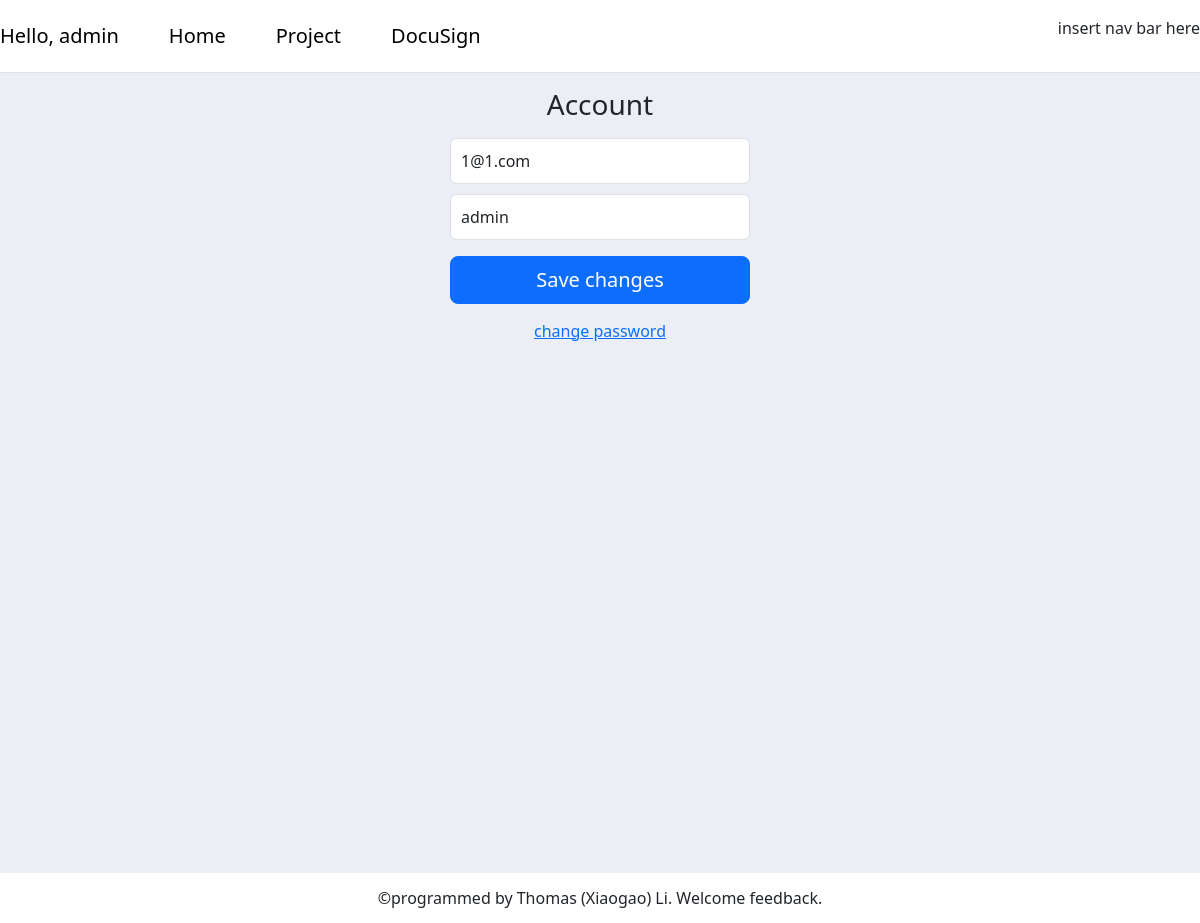
The app's page /account/ (signed in) with its own data.
### account/models.py (models this page shows, shortened)
class Account(AbstractBaseUser):
    email = models.EmailField(verbose_name="email", max_length=60, unique=True)
    username = models.CharField(max_length=30, unique=True)
    date_joined = models.DateTimeField(verbose_name='date joined', auto_now_add=True)
    last_login = models.DateTimeField(verbose_name='last login', auto_now_add=True)
    is_admin = models.BooleanField(default=False)
    is_active = models.BooleanField(default=True)
    is_staff = models.BooleanField(default=False)
    is_superuser = models.BooleanField(default=False)
    USERNAME_FIELD = 'email'
    REQUIRED_FIELDS = ['username', ]
    objects = MyAccountManager()

### account/views.py (the view)
# urls.py: path('account/', account_view, name='account'),
def account_view(request):
    if not request.user.is_authenticated:
        return redirect("login")
    context = {}
    if request.POST:
        form = AccountUpdateForm(request.POST, instance=request.user)
        if form.is_valid():
            form.initial = {
                "email": request.POST['email'],
                "username": request.POST['username'],
            }
            form.save()
            context['account_form'] = form
    else:
        form = AccountUpdateForm(
            initial={
                "email": request.user.email,
                "username": request.user.username,
            })
        context['account_form'] = form
    return render(request, 'a02_account/account.html', context)

### account/forms.py (shortened to what this page needs)
class AccountUpdateForm(forms.ModelForm):
    class Meta:
        model = Account
        fields = ('email', 'username')

### account/templates/a02_account/account.html (shortened to what this page needs)
{% extends 'base.html' %}
{% block content %}
<form class="form-signin" method="post">{% csrf_token %}
  <h1 class="h3 mb-3 font-weight-normal">Account</h1>
  <input type="email" name="email" id="inputEmail" class="form-control" placeholder="Email address" required autofocus value={{account_form.initial.email}}>
  <input type="text" name="username" id="inputUsername" class="form-control" placeholder="Username" required
  value="{{account_form.initial.username}}">
  <button class="btn btn-lg btn-primary w-100 btn-block" type="submit">Save changes</button>
</form>
<div class="d-flex flex-column">
    <a class="m-auto" href="{% url 'password_change' %}">change password</a>
</div>
{% endblock content %}

### templates/snippets/header.html (shortened to what this page needs)
<div id="navbar" class="d-flex flex-column flex-md-row align-items-center pb-3 mb-0 border-bottom">
    <a href="/" class="d-flex align-items-center link-body-emphasis text-decoration-none">
        {% if request.user.is_authenticated %}
        <span class="fs-5">Hello, {{request.user.username}}</span>
        {% else %}
        <span class="fs-5">Welcome</span>
        {% endif %}
    </a>
    <a href="/" class="d-flex align-items-center link-body-emphasis text-decoration-none">
        <span class="fs-5" style="margin-left: 50px;">Home</span>
    </a>
    <a href="/" class="d-flex align-items-center link-body-emphasis text-decoration-none" style="margin-left: 50px;">
        <span class="fs-5" >Project</span>
    </a>
    <a href="https://apps.docusign.com/send/home"
       class="d-flex align-items-center link-body-emphasis text-decoration-none" target="_blank">
        <span class="fs-5" style="margin-left: 50px;" >DocuSign</span>
    </a>
    <nav class="d-inline-flex mt-2 mt-md-0 ms-md-auto">
        <p>insert nav bar here</p>
    </nav>
</div>

### templates/snippets/base_css.html (style rules this page uses)
input[type="text"] { width: 100%; padding: 10px; margin: 0 auto; margin-bottom: 10px; }

### account/templates/a02_account/account.html (style rules this page uses)
.form-signin { width: 100%; max-width: 330px; padding: 15px; margin: auto; }
.form-signin .form-control { position: relative; box-sizing: border-box; height: auto; padding: 10px; font-size: 16px; }
.form-signin input[type="email"] { margin-bottom: 10px; border-bottom-right-radius: 2; border-bottom-left-radius: 2; }
.h3 { text-align: center; }

### records on screen
Account: user.username "admin", email "1@1.com", username "admin"
